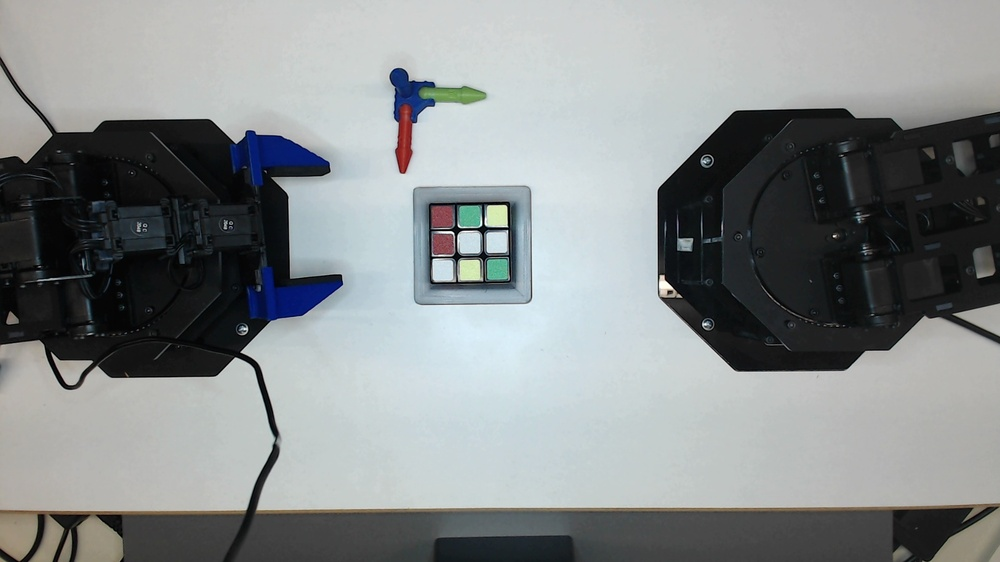
#> input picture Logitech Webcam/Picture 1.jpg, 1000 x 562 px, shrunk from 1920 x 1080 before the run
$ python -i edge_detection.py   (imports and definitions only)
#> lines starting #> are read from the running program, lines starting #| are printed output that depends on the picture; after the words box and inside, x2 and y2 are one past the last pixel; in counts of white or black regions, pixels touching at a corner belong together
#> further down, picture is the input picture: shape (562, 1000, 3); mean B, G, R 140.5, 139.8, 135.3

import cv2
import numpy as np
import matplotlib.pyplot as plt
import math

def edge_detection(image):
    height, width = image.shape[:2]
#> height = 562; width = 1000
    gray = cv2.cvtColor(image, cv2.COLOR_BGR2GRAY)
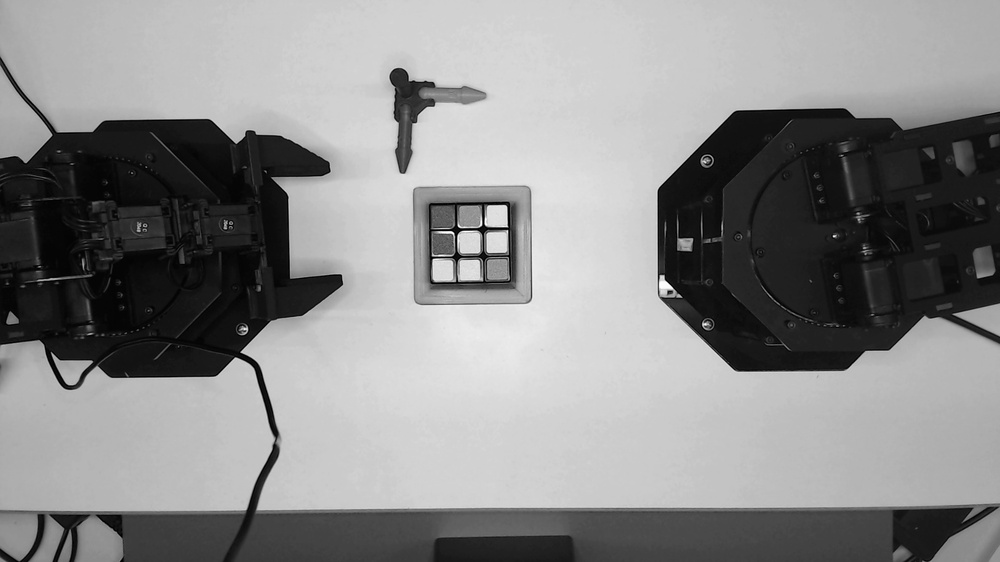
#> gray: shape (562, 1000); min 0, max 255, mean 138.6

    # Step 1: Threshold for Black Regions
    # Black pixels will have low intensity in grayscale
    _, black_mask = cv2.threshold(gray, 40, 255, cv2.THRESH_BINARY_INV)
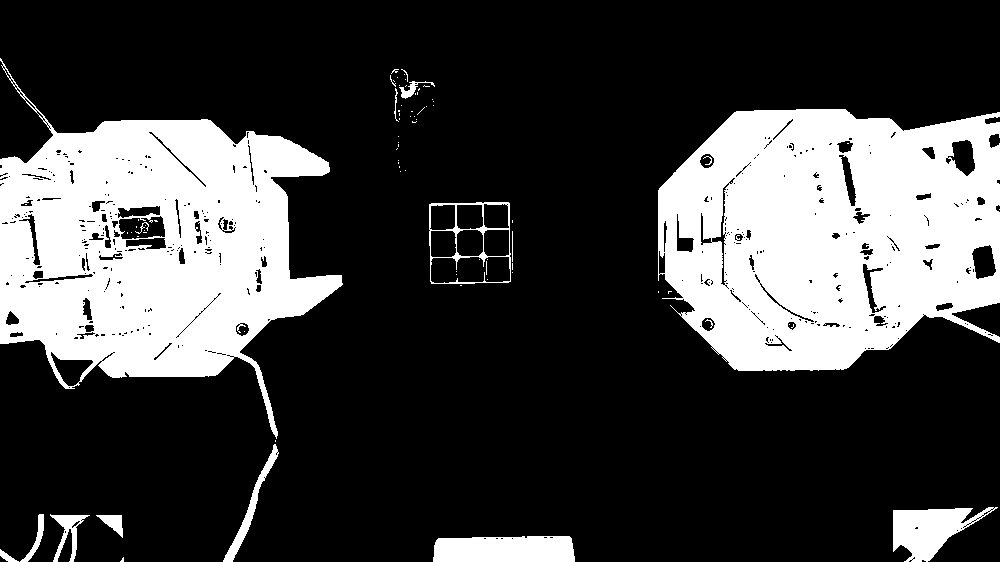
#> black_mask: shape (562, 1000); 25.7% white; 81 white regions (66 under 20 px), largest, box (x1, y1, x2, y2) and area: (658, 109, 1000, 371) 69690, (0, 58, 343, 439) 64309, (433, 536, 575, 562) 3471

    # [11 lines of commented-out code are left out]
    kernel = cv2.getStructuringElement(cv2.MORPH_RECT, (3, 3))  # Increase kernel size for more intense effect

    # # First, apply MORPH_CLOSE to fill gaps and remove small noise
    clean_mask = cv2.morphologyEx(black_mask, cv2.MORPH_CLOSE, kernel, iterations=2)  # Increase iterations for stronger effect
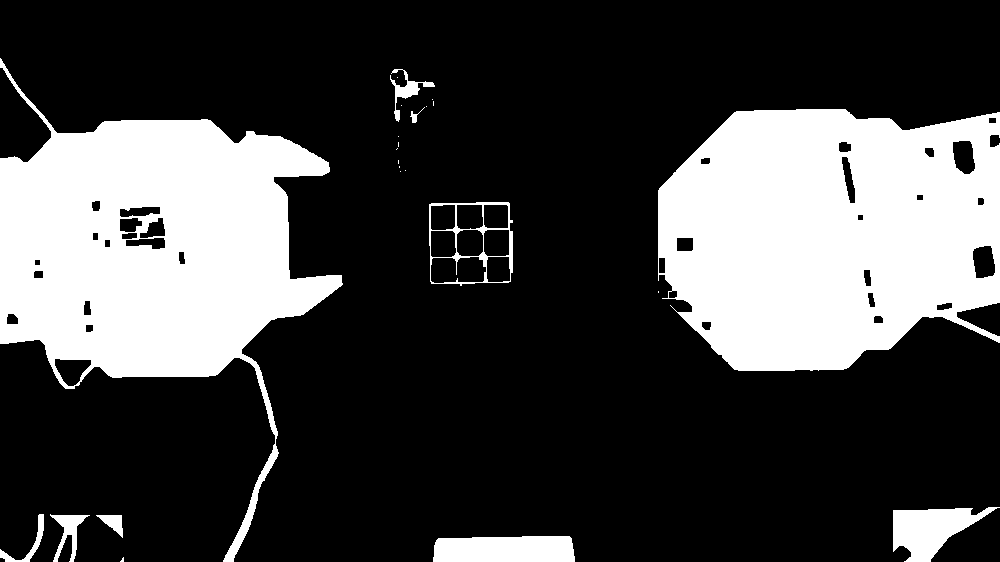
#> clean_mask: shape (562, 1000); 26.8% white; 24 white regions (14 under 20 px), largest, box (x1, y1, x2, y2) and area: (658, 109, 1000, 371) 72200, (0, 58, 343, 562) 68244, (433, 536, 575, 562) 3488

    # kernel = cv2.getStructuringElement(cv2.MORPH_RECT, (2, 2))  # Increase kernel size for more intense effect
    # Apply MORPH_OPEN (erosion followed by dilation) to remove smaller noise and smooth out the edges
    #clean_mask = cv2.morphologyEx(clean_mask, cv2.MORPH_OPEN, kernel, iterations=1)
    #clean_mask = black_mask
    # # Alternatively, apply a morphological gradient to sharpen edges
    gradient_mask = cv2.morphologyEx(clean_mask, cv2.MORPH_GRADIENT, kernel)
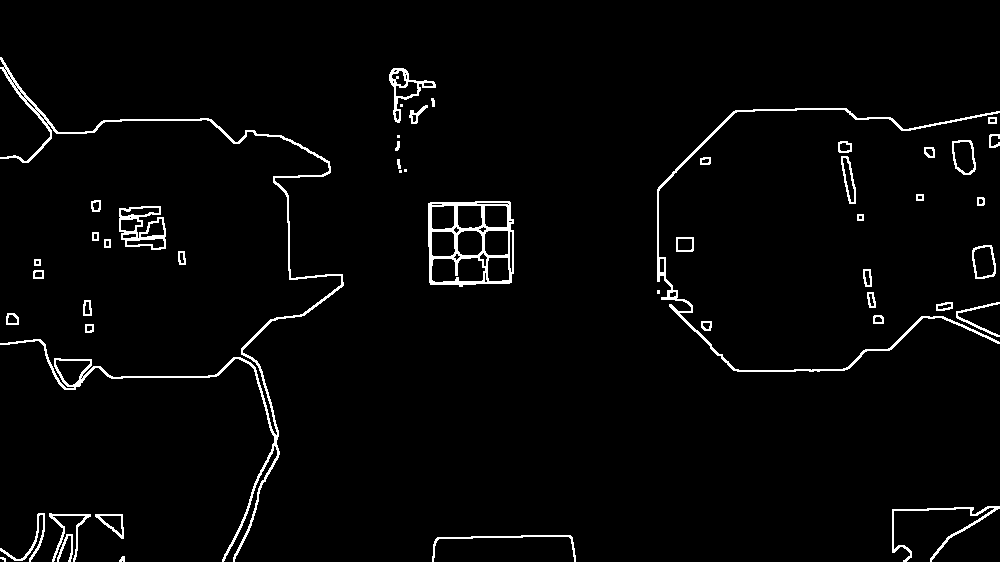
#> gradient_mask: shape (562, 1000); 2.7% white in thin lines or dots, all inside (x1, y1, x2, y2) = (0, 57, 1000, 562)

    # Combine the cleaned mask with the gradient mask to highlight edges
    clean_mask = cv2.bitwise_or(clean_mask, gradient_mask)
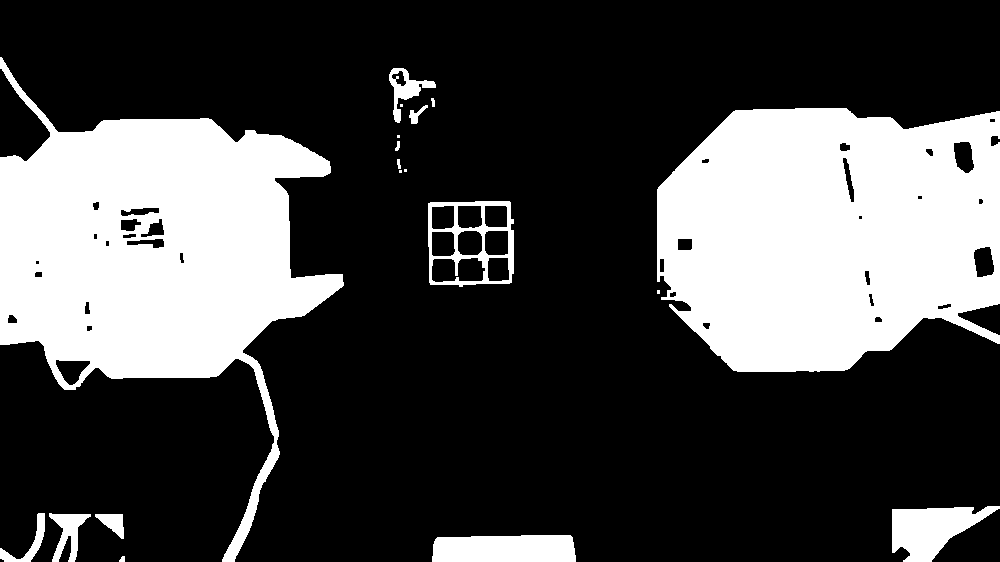
#> clean_mask: shape (562, 1000); 28.1% white; 19 white regions (5 under 20 px)

    # [10 lines of commented-out code are left out]
    contours, _ = cv2.findContours(clean_mask, cv2.RETR_TREE, cv2.CHAIN_APPROX_SIMPLE)
#> contours = 61 contours, 11 with area under 20; largest, box (x1, y1, x2, y2) and area: (657, 108, 1000, 372) 75474, (0, 57, 344, 562) 71784, (428, 201, 514, 287) 6842, (432, 535, 576, 562) 3520, (892, 506, 1000, 562) 3344

    # Step 4: Filter for Rectangular Contours

    # Listen initialisieren
    valid_rectangles = []
    list_dict_edge = []

    for contour in contours:
        # Annäherung der Kontur durch ein Polygon
        peri = cv2.arcLength(contour, True)
        approx = cv2.approxPolyDP(contour, 0.02 * peri, True)

        # Fläche berechnen, um kleine oder große Regionen zu filtern
        area = cv2.contourArea(approx)
        if (math.sqrt(area) > math.sqrt(width * height)/6) & (math.sqrt(area) < math.sqrt(width * height)/3):
            # Schwerpunkte berechnen
            moments = cv2.moments(contour)
            if moments["m00"] != 0:
                cx = int(moments["m10"] / moments["m00"])
                cy = int(moments["m01"] / moments["m00"])
                area_focus_point = [cx, cy]
            else:
                area_focus_point = [None, None]

            # Kontur speichern
            valid_rectangles.append(approx)

            # Eintrag im Attribut-Wörterbuch erstellen
            valid_element = {
                "bbox": cv2.boundingRect(approx),
                "area_focus_point": area_focus_point,
                "color": None,
                "grid_position": None,
                "avg_hue": None,
            }
            list_dict_edge.append(valid_element)
#> this loop made 61 passes
#> (peri, area) on passes 4, 5, 6, 9, 10, 11, 12, 13, 14, 15, 16, 20: (228.1, 854.5), (180.2, 453.5), (321.7, 3270.5), (87.31, 460), (185.9, 1028), (91.56, 530.5), (92.14, 534.5), (88.87, 531), (85.9, 450.5), (90.97, 498), (88.73, 501.5), (23.66, 21)
#> (peri, approx, area) on passes 2, 3, 8: (331, [[575, 555], [570, 535], [437, 537], [432, 561]], 3036), (91.11, [[95, 514], [123, 538], [122, 514]], 324), (338.4, [[509, 201], [428, 203], [430, 284], [511, 282]], 6565)
#> after the loop, list_dict_edge = []; valid_rectangles = []


        # [13 lines of commented-out code are left out]

    return list_dict_edge, clean_mask

>>> import cv2
>>> picture = cv2.imread('../Logitech Webcam/Picture 1.jpg')
>>> result = edge_detection(picture)

$ run again, on Logitech Webcam/Picture 11.jpg
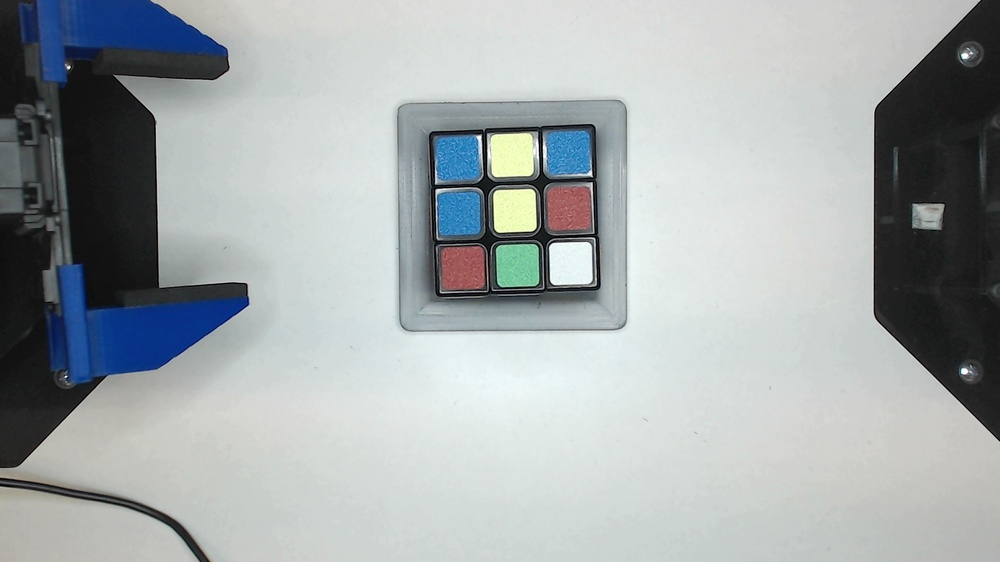
#> input picture Logitech Webcam/Picture 11.jpg, 1000 x 562 px, shrunk from 1920 x 1080 before the run
#> picture is the input picture: shape (562, 1000, 3); mean B, G, R 171, 169.8, 163.5
#> in edge_detection, `_, black_mask = cv2.threshold(gray, 40, 255, cv2.THRESH_BINARY_INV)`:
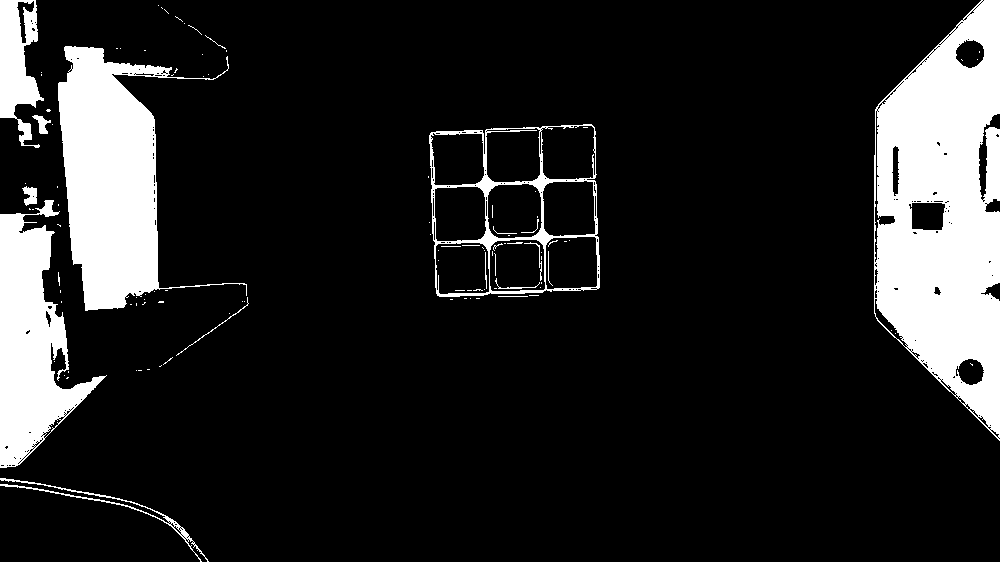
#> black_mask: shape (562, 1000); 14.6% white; 108 white regions (88 under 20 px), largest, box (x1, y1, x2, y2) and area: (874, 0, 1000, 441) 37724, (58, 46, 247, 311) 21087, (0, 200, 107, 468) 13589
#> gradient_mask: shape (562, 1000); 2.7% white in thin lines or dots
#> in edge_detection, `clean_mask = cv2.bitwise_or(clean_mask, gradient_mask)`:
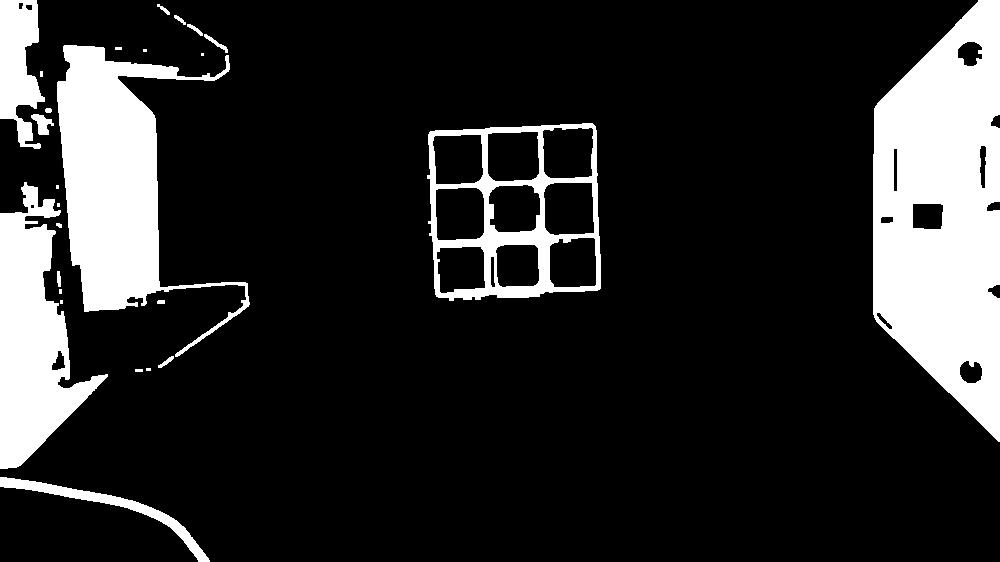
#> clean_mask: shape (562, 1000); 16.9% white; 26 white regions (8 under 20 px)
#> contours = 47 contours, 12 with area under 20; largest, box (x1, y1, x2, y2) and area: (873, 0, 1000, 442) 41791, (427, 123, 601, 301) 27970, (57, 45, 250, 357) 22467, (0, 182, 108, 469) 14864, (0, 0, 45, 149) 4120
#> the loop in edge_detection, `for contour in contours:` made 47 passes
#> (peri, approx, area, cx, cy) on passes 15, 37: (703.5, [[592, 123], [429, 132], [436, 296], [600, 288]], 26959.5, 514, 210), (1055.2, [[978, 0], [874, 108], [873, 314], [999, 441]], 37107.5, 943, 212)
#> after the loop in edge_detection, `for contour in contours:`: list_dict_edge = 3 items; valid_rectangles = 3 contours; box (x1, y1, x2, y2) and area: (873, 0, 1000, 442) 37108, (429, 123, 601, 297) 26960, (64, 45, 248, 357) 21696
